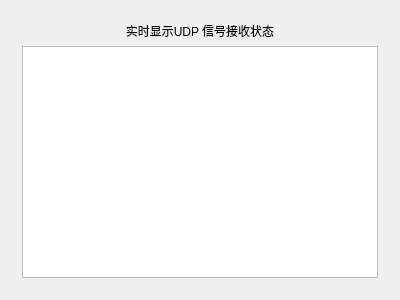
<?xml version="1.0" encoding="UTF-8"?>
<ui version="4.0">
 <class>MyThreadWidget</class>
 <widget class="QWidget" name="MyThreadWidget">
  <property name="geometry">
   <rect>
    <x>0</x>
    <y>0</y>
    <width>400</width>
    <height>300</height>
   </rect>
  </property>
  <property name="windowTitle">
   <string>MyThreadWidget</string>
  </property>
  <layout class="QVBoxLayout" name="verticalLayout">
   <item>
    <widget class="QWidget" name="widget" native="true">
     <layout class="QVBoxLayout" name="verticalLayout_2">
      <item>
       <widget class="QLabel" name="label">
        <property name="text">
         <string>实时显示UDP 信号接收状态</string>
        </property>
        <property name="alignment">
         <set>Qt::AlignCenter</set>
        </property>
       </widget>
      </item>
      <item>
       <widget class="QPlainTextEdit" name="plainTextEdit"/>
      </item>
     </layout>
    </widget>
   </item>
  </layout>
 </widget>
 <layoutdefault spacing="6" margin="11"/>
 <resources/>
 <connections/>
</ui>
